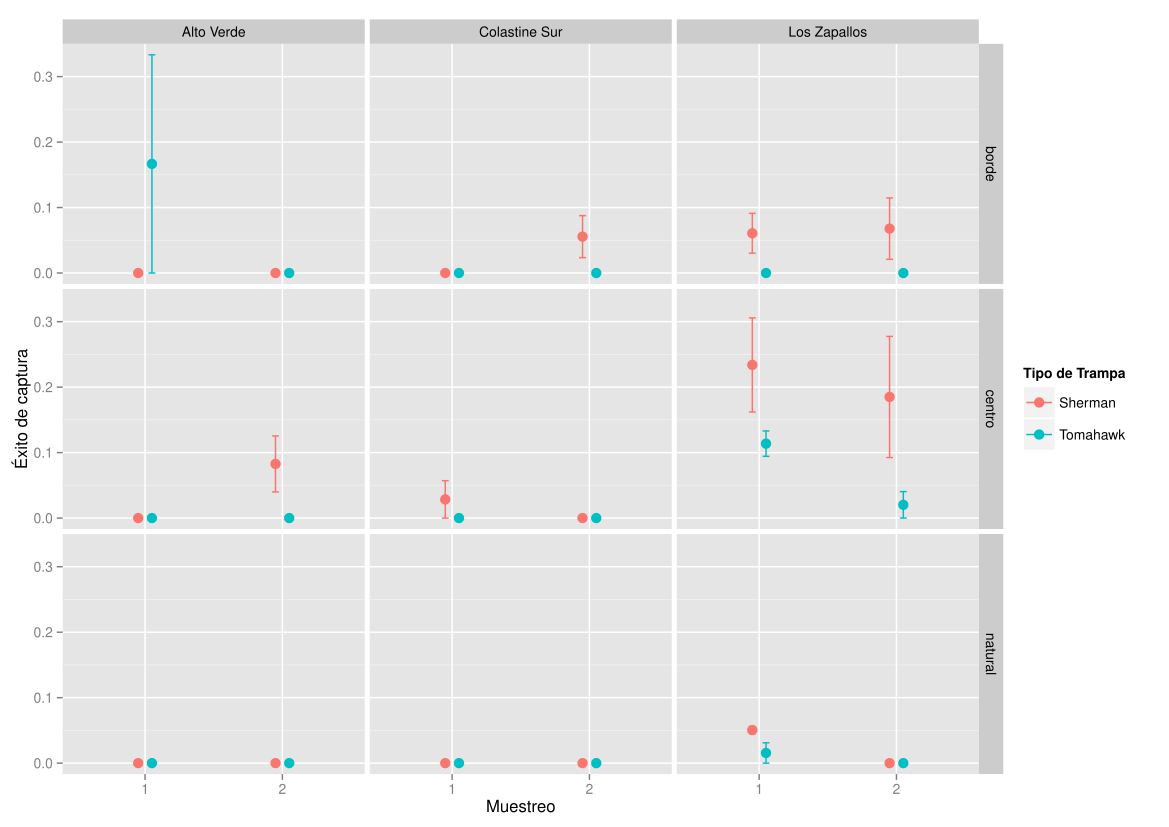

Recreate this plot in R.
#Crea Base de Datos#
ratas=read.csv("ratas.csv",header=T) 
library(xlsx)
esfuerzo<-read.xlsx("./captura.xlsx",sheetIndex=1,header=TRUE)
esfuerzo$esfuerzo<-esfuerzo$n.trampas-((0.5*esfuerzo$saltadas)+esfuerzo$sin.cebo+esfuerzo$perdidas+(0.5*esfuerzo$otro.animal))
esfuerzo$exito<-esfuerzo$capturas/esfuerzo$esfuerzo
esfuerzo$muestreo=as.factor(ifelse(esfuerzo$fecha>as.Date("2014-10-02"),2,1))
write.xlsx(esfuerzo, "./captura.xlsx", sheetName="captura", col.names=TRUE, row.names=FALSE, append=FALSE, showNA=TRUE) #Crea un nuevo excel con los datos modificados

#Prepara base de datos para graficar#
library(dplyr)
#exito<-summarize(group_by
#(esfuerzo,sitio,sector,muestreo,tipo.trampa),
#mean=mean(exito),sd=sd(exito),se=sd(exito)/sqrt(length(exito)))
exito<-summarize(group_by(esfuerzo,sitio,sector),
                 mean=mean(exito),sd=sd(exito),se=sd(exito)/sqrt(length(exito)))
exito2<-summarize(group_by(esfuerzo,sitio),
                 mean=mean(exito),sd=sd(exito),se=sd(exito)/sqrt(length(exito)))

#Opción 2#
source('summarySE.R')
exito2=summarySE(esfuerzo,measurevar="exito",groupvars=c("sitio","sector","muestreo","tipo.trampa"))

#éxito por tipo de trampa#
source('summarySE.R')
exit=summarySE(esfuerzo,measurevar="exito",groupvars=c("tipo.trampa"))

#Porcentaje de trampas perturbadas#
summarize(group_by(esfuerzo,tipo.trampa),
          total=sum(n.trampas),
          dist=sum(saltadas+sin.cebo+perdidas+otro.animal),
          porcent=round((dist*100)/total,digits=2))

#Gráfico#
library(ggplot2)
pd <- position_dodge(0.2)
limits<-aes(ymax=mean+se,ymin=mean-se)
g=ggplot(exito,aes(x=muestreo,y=mean,colour=tipo.trampa,ymax=max(mean+se)))
source("label.R")
g+
        geom_errorbar(limits,width=.1,position=pd)+
        geom_point(position=pd,size=3)+
        scale_colour_discrete(name="Tipo de Trampa",
                            breaks=c("S","T"),
                            labels=c("Sherman","Tomahawk"))+
        facet_grid(sector~sitio,labeller=label)+
        labs(x="Muestreo",y="Éxito de captura")+
  theme(plot.background = element_blank())
